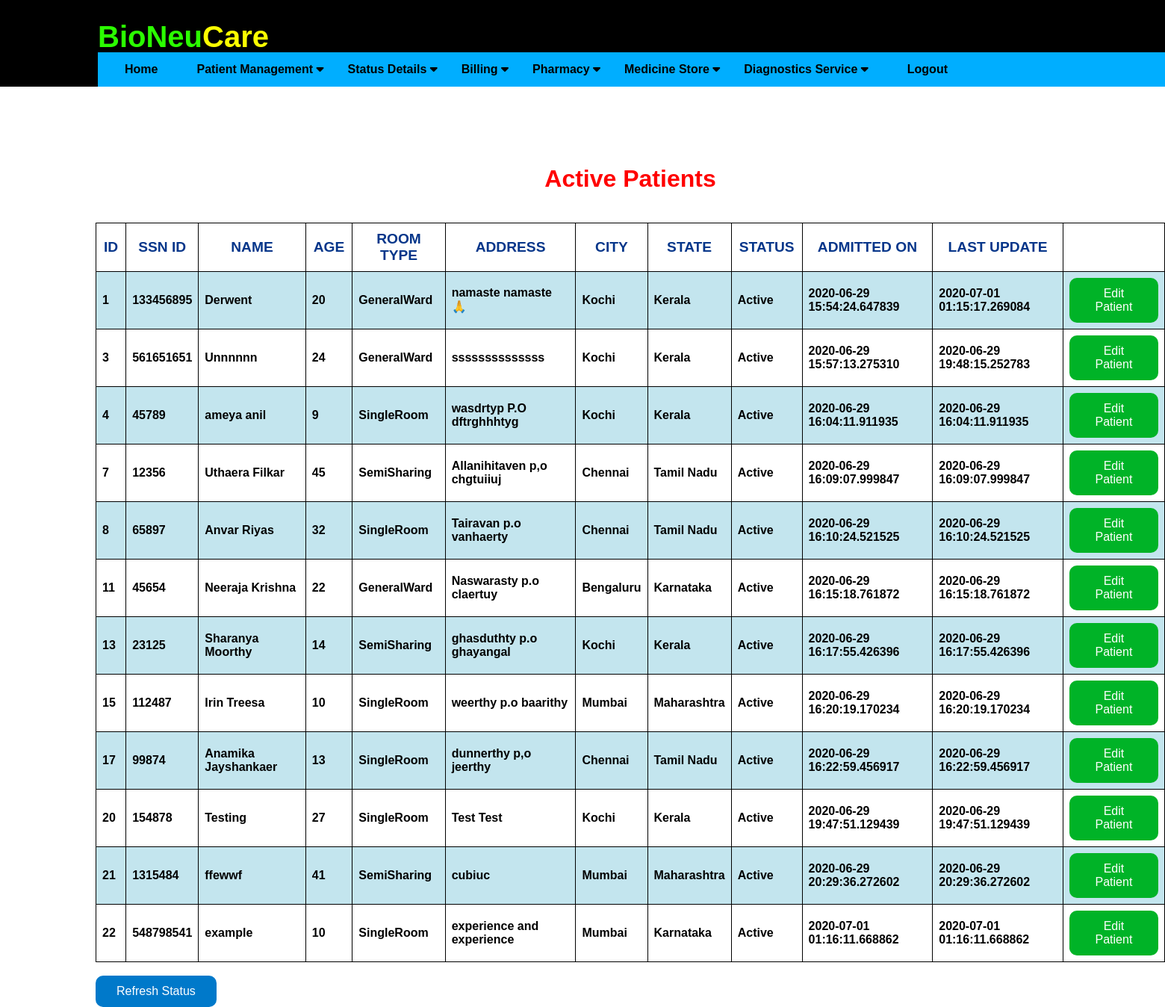
The page /patientscreen (signed in) on the database as committed earlier.
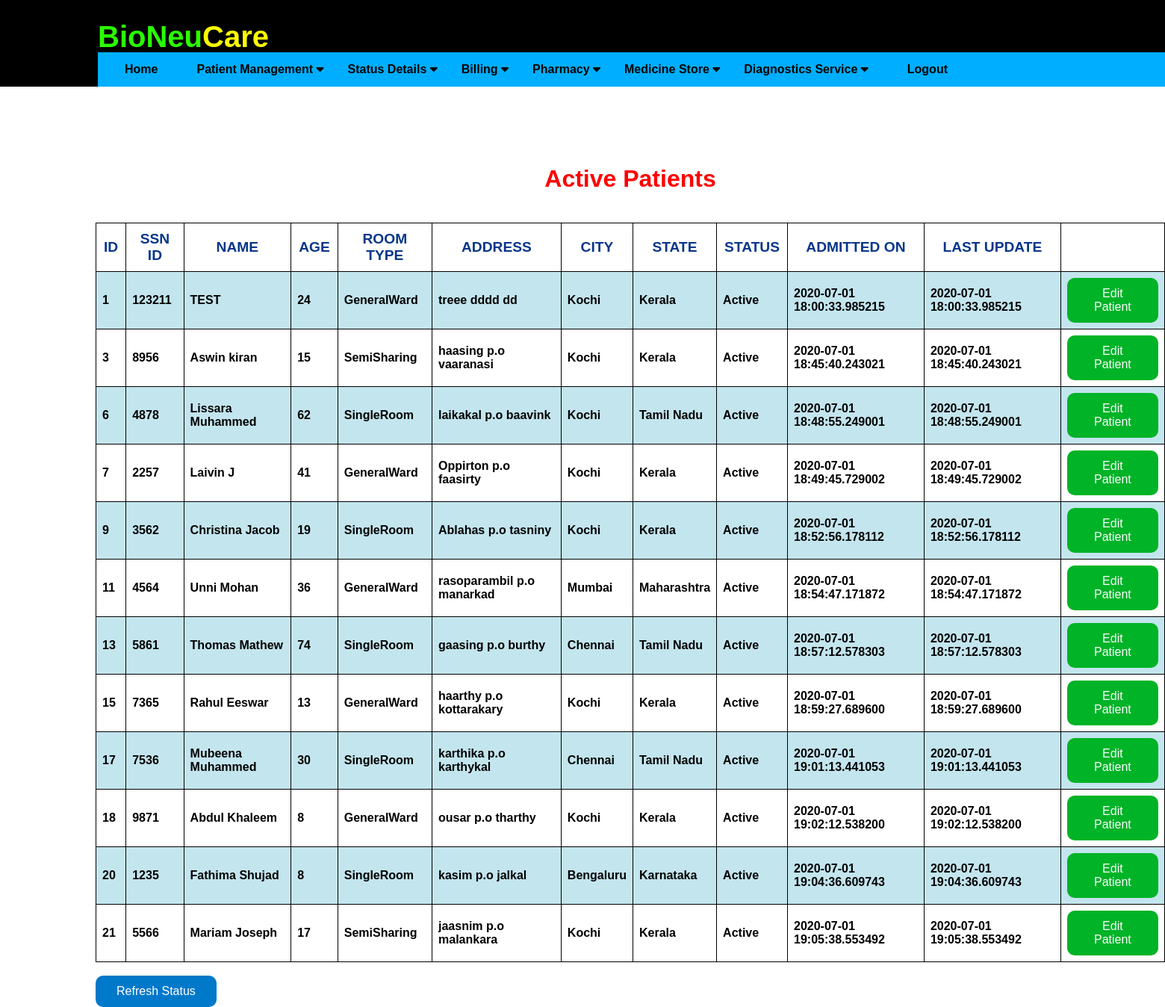
The same page on the database as committed later.
### application/routes.py (models this page shows)
class Patients(db.Model):
    __tablename__ = 'patients'
    id = db.Column(db.Integer, primary_key=True)
    ssn_id = db.Column(db.Integer)
    pname = db.Column(db.String(20), nullable=False)
    age = db.Column(db.Integer)
    date = db.Column(db.DateTime, default=datetime.now)
    ldate = db.Column(db.DateTime, default=datetime.now)
    tbed = db.Column(db.String(10))
    address = db.Column(db.String(20))
    city = db.Column(db.String(20))
    state = db.Column(db.String(20))
    status = db.Column(db.String(20))

### application/routes.py (the view)
@app.route('/patientscreen')
def patientscreen():
    if 'username' in session:
        pts = Patients.query.filter_by( status = 'Active' )
        print("ptsss",pts)
        if not pts:
            flash('All Patients Discharged')
            return redirect( url_for('update_patient') )
        else:
            print("inside else")
            return render_template('patientscreen.html', pts = pts)
    else:
        flash('You have been logged out. Please login again')
        return redirect( url_for('login') )

### application/templates/patientscreen.html (shortened to what this page needs)
{% extends "layout.html" %}
{% block content %}
<div class="astatus">
    <h1 style="color: rgb(255, 0, 0);">Active Patients</h1><br>
    <table border="1">
        <tr>
            <th>ID</th>
            <th>SSN ID</th>
            <th>NAME</th>
            <th>AGE</th>
            <th>ROOM TYPE</th>
            <th>ADDRESS</th>
            <th>CITY</th>
            <th>STATE</th>
            <th>STATUS</th>
            <th>ADMITTED ON</th>
            <th>LAST UPDATE</th>
            <th></th>
        </tr>
        {% for update in pts %}
        <tr>
            <td> {{ update.id }} </td>
            <td> {{ update.ssn_id }} </td>
            <td> {{ update.pname }} </td>
            <td> {{ update.age }} </td>
            <td> {{ update.tbed }} </td>
            <td> {{ update.address }}</td>
            <td> {{ update.city }} </td>
            <td> {{ update.state }} </td>
            <td> {{ update.status }} </td>
            <td> {{ update.date }} </td>
            <td> {{ update.ldate }} </td>
            <td> <button type="button" class="ubutton" onclick="window.location='editpatientdetail/{{ update.id }}'"> Edit Patient </button> </td>
        </tr>
        {% else %}
                <h3>No Active Patients!</h3>
        {% endfor %}
    </table>
    <br>
    <form action="{{ url_for('patientscreen') }}">
    <button type="submit" class="ibutton" value="Refresh the list">Refresh Status</button>
    </form>
</div>
{% endblock %}

Rows that differ between the two databases and show on the page:
no longer on this page (row edited): Patients: id "4", ssn_id "45789", pname "ameya anil", age "9", tbed "SingleRoom", address "wasdrtyp P.O dftrghhhtyg", city "Kochi", state "Kerala", status "Active", date "2020-06-29 16:04:11.911935", ldate "2020-06-29 16:04:11.911935"
no longer on this page (row edited): Patients: id "8", ssn_id "65897", pname "Anvar Riyas", age "32", tbed "SingleRoom", address "Tairavan p.o vanhaerty", city "Chennai", state "Tamil Nadu", status "Active", date "2020-06-29 16:10:24.521525", ldate "2020-06-29 16:10:24.521525"
no longer on this page (row edited): Patients: id "22", ssn_id "548798541", pname "example", age "10", tbed "SingleRoom", address "experience and experience", city "Mumbai", state "Karnataka", status "Active", date "2020-07-01 01:16:11.668862", ldate "2020-07-01 01:16:11.668862"
changed Patients id 1: ssn_id "133456895" → "123211"; pname "Derwent" → "TEST"; age "20" → "24"; address "namaste namaste 🙏" → "treee dddd dd"; date "2020-06-29 15:54:24.647839" → "2020-07-01 18:00:33.985215"; ldate "2020-07-01 01:15:17.269084" → "2020-07-01 18:00:33.985215"
changed Patients id 3: ssn_id "561651651" → "8956"; pname "Unnnnnn" → "Aswin kiran"; age "24" → "15"; tbed "GeneralWard" → "SemiSharing"; address "ssssssssssssss" → "haasing p.o vaaranasi"; date "2020-06-29 15:57:13.275310" → "2020-07-01 18:45:40.243021"; ldate "2020-06-29 19:48:15.252783" → "2020-07-01 18:45:40.243021"
now on this page (row edited): Patients: id "6", ssn_id "4878", pname "Lissara Muhammed", age "62", tbed "SingleRoom", address "laikakal p.o baavink", city "Kochi", state "Tamil Nadu", status "Active", date "2020-07-01 18:48:55.249001", ldate "2020-07-01 18:48:55.249001"
changed Patients id 7: ssn_id "12356" → "2257"; pname "Uthaera Filkar" → "Laivin J"; age "45" → "41"; tbed "SemiSharing" → "GeneralWard"; address "Allanihitaven p,o chgtuiiuj" → "Oppirton p.o faasirty"; city "Chennai" → "Kochi"; state "Tamil Nadu" → "Kerala"; date "2020-06-29 16:09:07.999847" → "2020-07-01 18:49:45.729002"; ldate "2020-06-29 16:09:07.999847" → "2020-07-01 18:49:45.729002"
now on this page (row edited): Patients: id "9", ssn_id "3562", pname "Christina Jacob", age "19", tbed "SingleRoom", address "Ablahas p.o tasniny", city "Kochi", state "Kerala", status "Active", date "2020-07-01 18:52:56.178112", ldate "2020-07-01 18:52:56.178112"
changed Patients id 11: ssn_id "45654" → "4564"; pname "Neeraja Krishna" → "Unni Mohan"; age "22" → "36"; address "Naswarasty p.o claertuy" → "rasoparambil p.o manarkad"; city "Bengaluru" → "Mumbai"; state "Karnataka" → "Maharashtra"; date "2020-06-29 16:15:18.761872" → "2020-07-01 18:54:47.171872"; ldate "2020-06-29 16:15:18.761872" → "2020-07-01 18:54:47.171872"
changed Patients id 13: ssn_id "23125" → "5861"; pname "Sharanya Moorthy" → "Thomas Mathew"; age "14" → "74"; tbed "SemiSharing" → "SingleRoom"; address "ghasduthty p.o ghayangal" → "gaasing p.o burthy"; city "Kochi" → "Chennai"; state "Kerala" → "Tamil Nadu"; date "2020-06-29 16:17:55.426396" → "2020-07-01 18:57:12.578303"; ldate "2020-06-29 16:17:55.426396" → "2020-07-01 18:57:12.578303"
changed Patients id 15: ssn_id "112487" → "7365"; pname "Irin Treesa" → "Rahul Eeswar"; age "10" → "13"; tbed "SingleRoom" → "GeneralWard"; address "weerthy p.o baarithy" → "haarthy p.o kottarakary"; city "Mumbai" → "Kochi"; state "Maharashtra" → "Kerala"; date "2020-06-29 16:20:19.170234" → "2020-07-01 18:59:27.689600"; ldate "2020-06-29 16:20:19.170234" → "2020-07-01 18:59:27.689600"
changed Patients id 17: ssn_id "99874" → "7536"; pname "Anamika Jayshankaer" → "Mubeena Muhammed"; age "13" → "30"; address "dunnerthy p,o jeerthy" → "karthika p.o karthykal"; date "2020-06-29 16:22:59.456917" → "2020-07-01 19:01:13.441053"; ldate "2020-06-29 16:22:59.456917" → "2020-07-01 19:01:13.441053"
now on this page (row edited): Patients: id "18", ssn_id "9871", pname "Abdul Khaleem", age "8", tbed "GeneralWard", address "ousar p.o tharthy", city "Kochi", state "Kerala", status "Active", date "2020-07-01 19:02:12.538200", ldate "2020-07-01 19:02:12.538200"
changed Patients id 20: ssn_id "154878" → "1235"; pname "Testing" → "Fathima Shujad"; age "27" → "8"; address "Test Test" → "kasim p.o jalkal"; city "Kochi" → "Bengaluru"; state "Kerala" → "Karnataka"; date "2020-06-29 19:47:51.129439" → "2020-07-01 19:04:36.609743"; ldate "2020-06-29 19:47:51.129439" → "2020-07-01 19:04:36.609743"
changed Patients id 21: ssn_id "1315484" → "5566"; pname "ffewwf" → "Mariam Joseph"; age "41" → "17"; address "cubiuc" → "jaasnim p.o malankara"; city "Mumbai" → "Kochi"; state "Maharashtra" → "Kerala"; date "2020-06-29 20:29:36.272602" → "2020-07-01 19:05:38.553492"; ldate "2020-06-29 20:29:36.272602" → "2020-07-01 19:05:38.553492"
